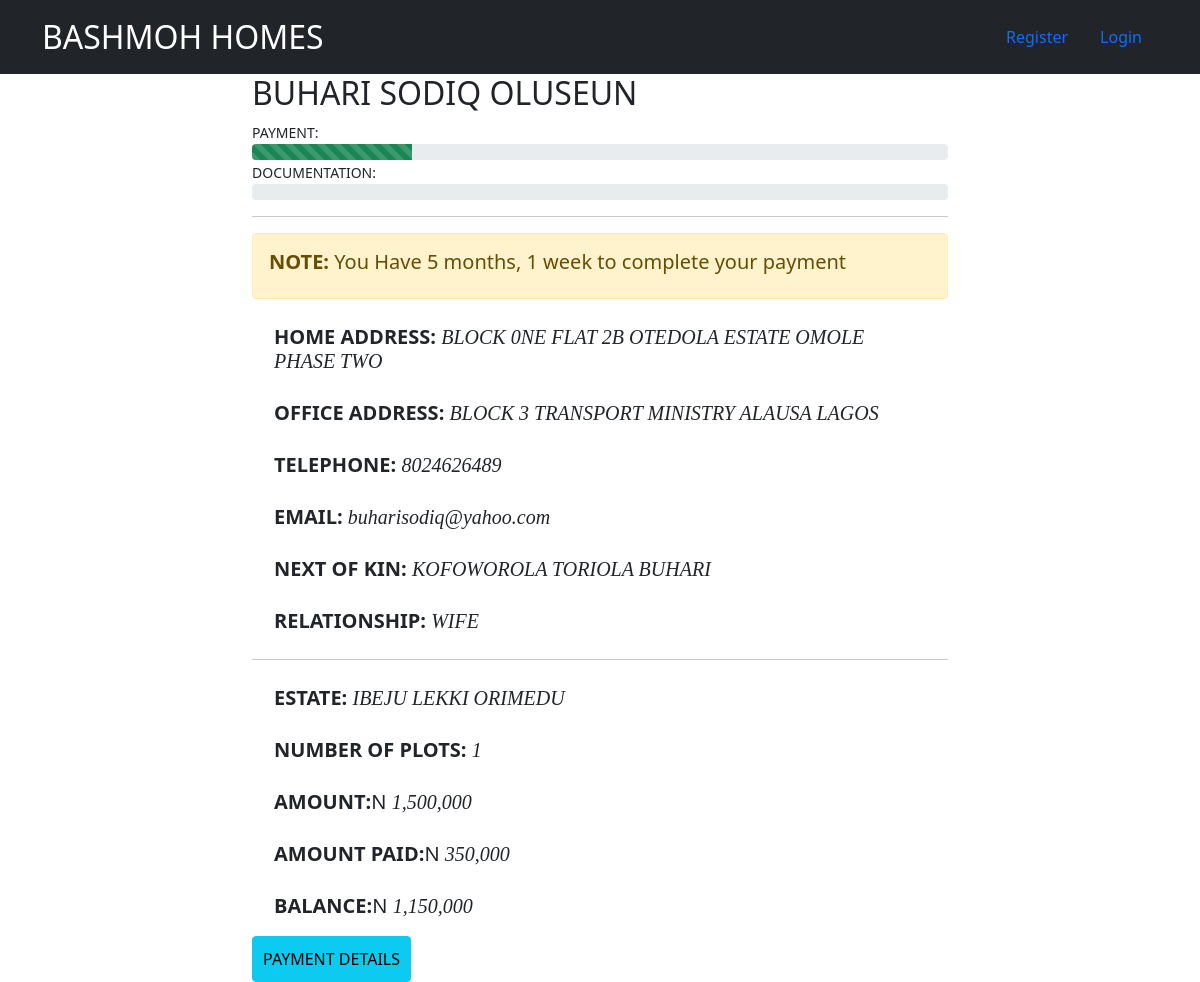
The page /customer_info/detail/8024626489/ on the database its author committed.
### customer_info/models.py (models this page shows, shortened)
class Customer(models.Model):
    full_name = models.CharField(max_length=30)
    gender = models.CharField(max_length=6)
    home_address = models.CharField(max_length=50)
    office_address = models.CharField(max_length=50)
    phone_number = models.IntegerField(primary_key=True)
    email = models.EmailField(max_length=30)
    next_of_kin = models.CharField(max_length=30)
    relationship = models.CharField(max_length=20)
    estate = models.CharField(max_length=30)
    plots = models.IntegerField()
    amount = models.IntegerField()
    amount_paid = models.IntegerField()
    balance = models.IntegerField()
    registration_date = models.DateField()
    payment_complete = models.BooleanField(default=False)
    documentation = models.BooleanField(default=False)

### customer_info/views.py (the view)
# urls.py: path('detail/<int:pk>/',views.CustomerDetailView.as_view(),name='detail'),
class CustomerDetailView(DetailView):
    model = Customer
    def get_context_data(self, **kwargs):
        context = super().get_context_data(**kwargs)
        context['max_value'] = 100
        return context

### templates/customer_info/customer_detail.html (shortened to what this page needs)
{% extends 'customer_info/base.html' %}
{% load humanize %}
{% block content%}
<div class="container"  style='width:60%'>
    <h2>{{customer.full_name}}</h2>
    <small>PAYMENT:</small>
    <div class="progress">
      <div class="progress-bar progress-bar-striped bg-success" role="progressbar"
        style="width:{% widthratio customer.amount_paid customer.amount max_value %}%" aria-valuenow="25"
        aria-valuemin="0" aria-valuemax="100"></div>
    </div>
    <small>DOCUMENTATION:</small>
    <div class="progress">
    </div>
    <hr>
  {% if customer.balance == 0 %}
    <div class="alert alert-success" role="alert">
      Completed payment
    </div>
  {% else %}
    <div class="alert alert-warning" role="alert">
      <h5><strong>NOTE:</strong> You Have {{customer.registration_date|timesince}} to complete your payment</h5>
    </div>
  {% endif %}
  <div class="container">
    <h5 style='padding:10px'><strong>HOME ADDRESS:</strong> <em style='font-family:verdana'>{{customer.home_address}}</em></h5>
    <h5 style='padding:10px'><strong>OFFICE ADDRESS:</strong> <em style='font-family:verdana'>{{customer.office_address}}</em></h5>
    <h5 style='padding:10px'><strong>TELEPHONE:</strong> <em style='font-family:verdana'>{{customer.phone_number}}</em></h5>
    <h5 style='padding:10px'><strong>EMAIL:</strong> <em style='font-family:verdana'>{{customer.email}}</em></h5>
    <h5 style='padding:10px'><strong>NEXT OF KIN:</strong> <em style='font-family:verdana'>{{customer.next_of_kin}}</em></h5>
    <h5 style='padding:10px'><strong>RELATIONSHIP:</strong> <em style='font-family:verdana'>{{customer.relationship}}</em></h5>
  </div>
  <hr>
  <div class="container">
    <h5 style='padding:10px'><strong>ESTATE:</strong> <em style='font-family:verdana'>{{customer.estate}}</em></h5>
    <h5 style='padding:10px'><strong>NUMBER OF PLOTS:</strong> <em style='font-family:verdana'>{{customer.plots}}</em></h5>
    <h5 style='padding:10px'><strong>AMOUNT:</strong>N <em style='font-family:verdana'>{{customer.amount | intcomma }}</em></h5>
    <h5 style='padding:10px'><strong>AMOUNT PAID:</strong>N <em style='font-family:verdana'>{{customer.amount_paid | intcomma }}</em></h5>
    <h5 style='padding:10px'><strong>BALANCE:</strong>N <em style='font-family:verdana'>{{customer.balance | intcomma }}</em></h5>
  </div>
  <a class="btn btn-info" type="button" style='padding:10px' href="{% url 'customer_info:payment' %}">PAYMENT DETAILS</a>
</div>
{% endblock %}

### rows shown on the page
Customer: full_name "BUHARI SODIQ OLUSEUN", registration_date "5 months, 1 week", home_address "BLOCK 0NE FLAT 2B OTEDOLA ESTATE OMOLE PHASE TWO", office_address "BLOCK 3 TRANSPORT MINISTRY ALAUSA LAGOS", phone_number "8024626489", email "buharisodiq@yahoo.com", next_of_kin "KOFOWOROLA TORIOLA BUHARI", relationship "WIFE", estate "IBEJU LEKKI ORIMEDU", plots "1", amount "1,500,000", amount_paid "350,000", balance "1,150,000"
